Frame 1 (no input): blank canvas, image omitted
Frame 60 (no input): blank canvas, image omitted
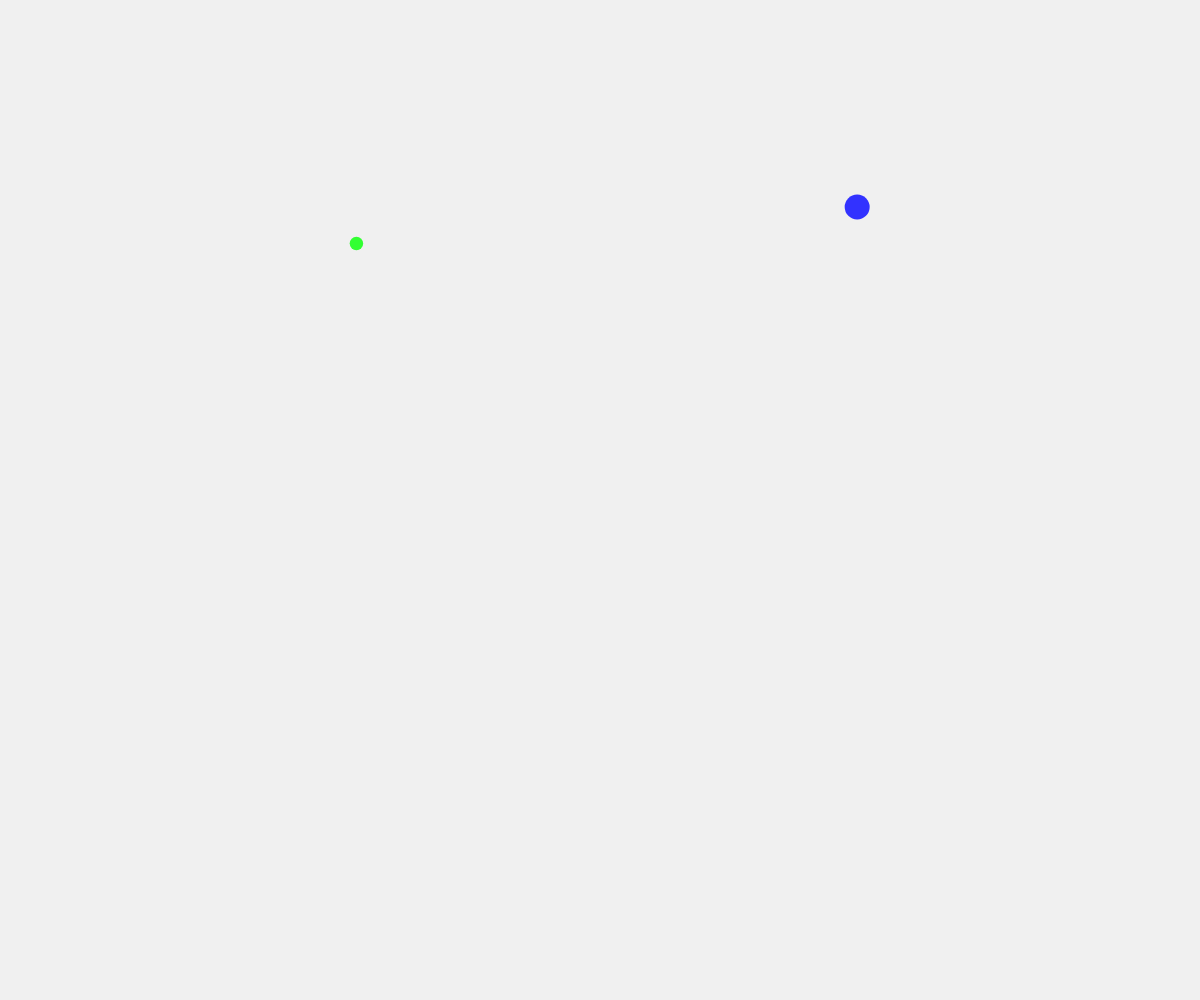
Frame 120 (the mouse pressed at the canvas centre since frame 60)

The p5.js sketch whose frames 1 and 60 were blank and that drew this single picture after the mouse press (run headless with seeded random() and noise() and a simulated clock; from frame 60 on, the mouse is pressed at the canvas centre):

// p5.js sketch
// ── sketch.js
let paintStrokes = [];
let currentStroke = null;
let colors = [
  [255, 50, 50],   // red
  [50, 255, 50],   // green
  [50, 50, 255],   // blue
  [255, 255, 50],  // yellow
  [255, 50, 255],  // magenta
  [50, 255, 255]   // cyan
];
let colorIndex = 0;

function setup() {
  createCanvas(windowWidth, windowHeight);
  background(240);
  noStroke();
}

function draw() {
  // Simulate some motion for the gate test
  if (frameCount % 60 === 0) {
    let x = random(width);
    let y = random(height);
    let size = random(10, 30);
    fill(colors[floor(random(colors.length))]);
    ellipse(x, y, size, size);
  }
}

function mousePressed() {
  // Start a new stroke
  currentStroke = {
    points: [],
    color: colors[colorIndex],
    size: random(2, 8)
  };
  paintStrokes.push(currentStroke);
  return false;
}

function mouseDragged() {
  if (currentStroke) {
    // Add point to current stroke
    currentStroke.points.push({x: mouseX, y: mouseY});
    
    // Draw the stroke as we drag
    fill(currentStroke.color[0], currentStroke.color[1], currentStroke.color[2]);
    ellipse(mouseX, mouseY, currentStroke.size);
    
    // Draw a line connecting last point to this one
    if (currentStroke.points.length > 1) {
      let prevPoint = currentStroke.points[currentStroke.points.length - 2];
      stroke(currentStroke.color[0], currentStroke.color[1], currentStroke.color[2]);
      strokeWeight(currentStroke.size * 0.5);
      line(prevPoint.x, prevPoint.y, mouseX, mouseY);
    }
    
    // Randomly change color every few points
    if (currentStroke.points.length % 5 === 0) {
      colorIndex = (colorIndex + 1) % colors.length;
      currentStroke.color = colors[colorIndex];
    }
  }
  return false;
}

function mouseReleased() {
  currentStroke = null;
  return false;
}

function windowResized() {
  resizeCanvas(windowWidth, windowHeight);
}
